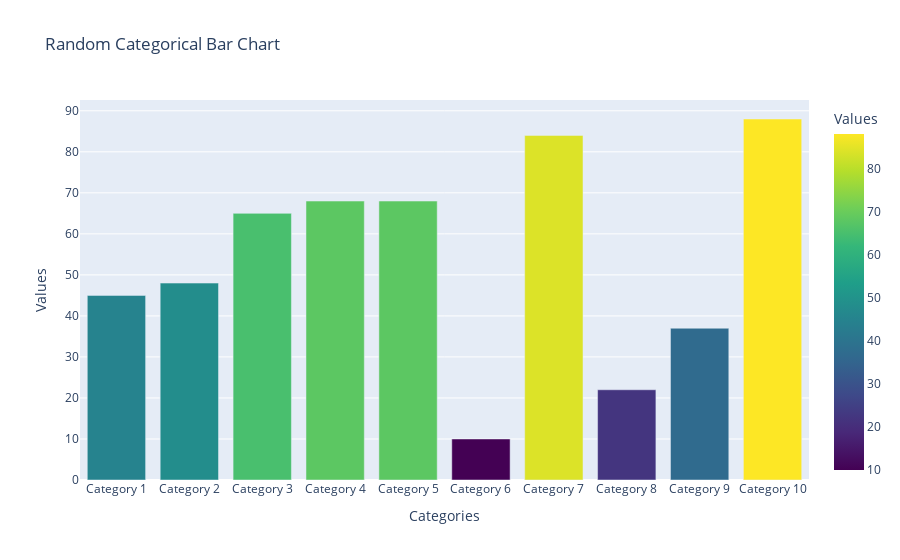

The code cell stored with this chart in its notebook:
### Code cell
# 19. Using Bokeh, generate a bar chart of randomly generated catetorical data, color bars based on their
# values, add hover tooltips to display exact values, label the axes, and set the title as 'Random Catetorical
# Bar Chart

import numpy as np
import pandas as pd
import plotly.express as px


np.random.seed(0)  
categories = [f'Category {i}' for i in range(1, 11)]  
values = np.random.randint(1, 100, size=len(categories)) 


df = pd.DataFrame({'Category': categories, 'Values': values})


fig = px.bar(df, 
             x='Category', 
             y='Values', 
             color='Values', 
             color_continuous_scale='Viridis',  
             hover_name='Category', 
             hover_data={'Values': True}, 
             title='Random Categorical Bar Chart') 


fig.update_layout(
    xaxis_title='Categories', 
    yaxis_title='Values',     
)


fig.show()

### Figure 1 — Plotly figure (JSON) as saved in the notebook; plotly's stock layout.template omitted (floating-point values rounded to 4 significant figures)
{"data": [{"alignmentgroup": "True", "hovertemplate": "<b>%{hovertext}</b><br><br>Category=%{x}<br>Values=%{marker.color}<extra></extra>", "hovertext": ["Category 1", "Category 2", "Category 3", "Category 4", "Category 5", "Category 6", "Category 7", "Category 8", "Category 9", "Category 10"], "legendgroup": "", "marker": {"color": [45, 48, 65, 68, 68, 10, 84, 22, 37, 88], "coloraxis": "coloraxis", "pattern": {"shape": ""}}, "name": "", "offsetgroup": "", "orientation": "v", "showlegend": false, "textposition": "auto", "type": "bar", "x": ["Category 1", "Category 2", "Category 3", "Category 4", "Category 5", "Category 6", "Category 7", "Category 8", "Category 9", "Category 10"], "xaxis": "x", "y": [45, 48, 65, 68, 68, 10, 84, 22, 37, 88], "yaxis": "y"}], "layout": {"barmode": "relative", "coloraxis": {"colorbar": {"title": {"text": "Values"}}, "colorscale": [[0, "#440154"], [0.1111, "#482878"], [0.2222, "#3e4989"], [0.3333, "#31688e"], [0.4444, "#26828e"], [0.5556, "#1f9e89"], [0.6667, "#35b779"], [0.7778, "#6ece58"], [0.8889, "#b5de2b"], [1, "#fde725"]]}, "legend": {"tracegroupgap": 0}, "title": {"text": "Random Categorical Bar Chart"}, "xaxis": {"anchor": "y", "domain": [0, 1], "title": {"text": "Categories"}}, "yaxis": {"anchor": "x", "domain": [0, 1], "title": {"text": "Values"}}}}
